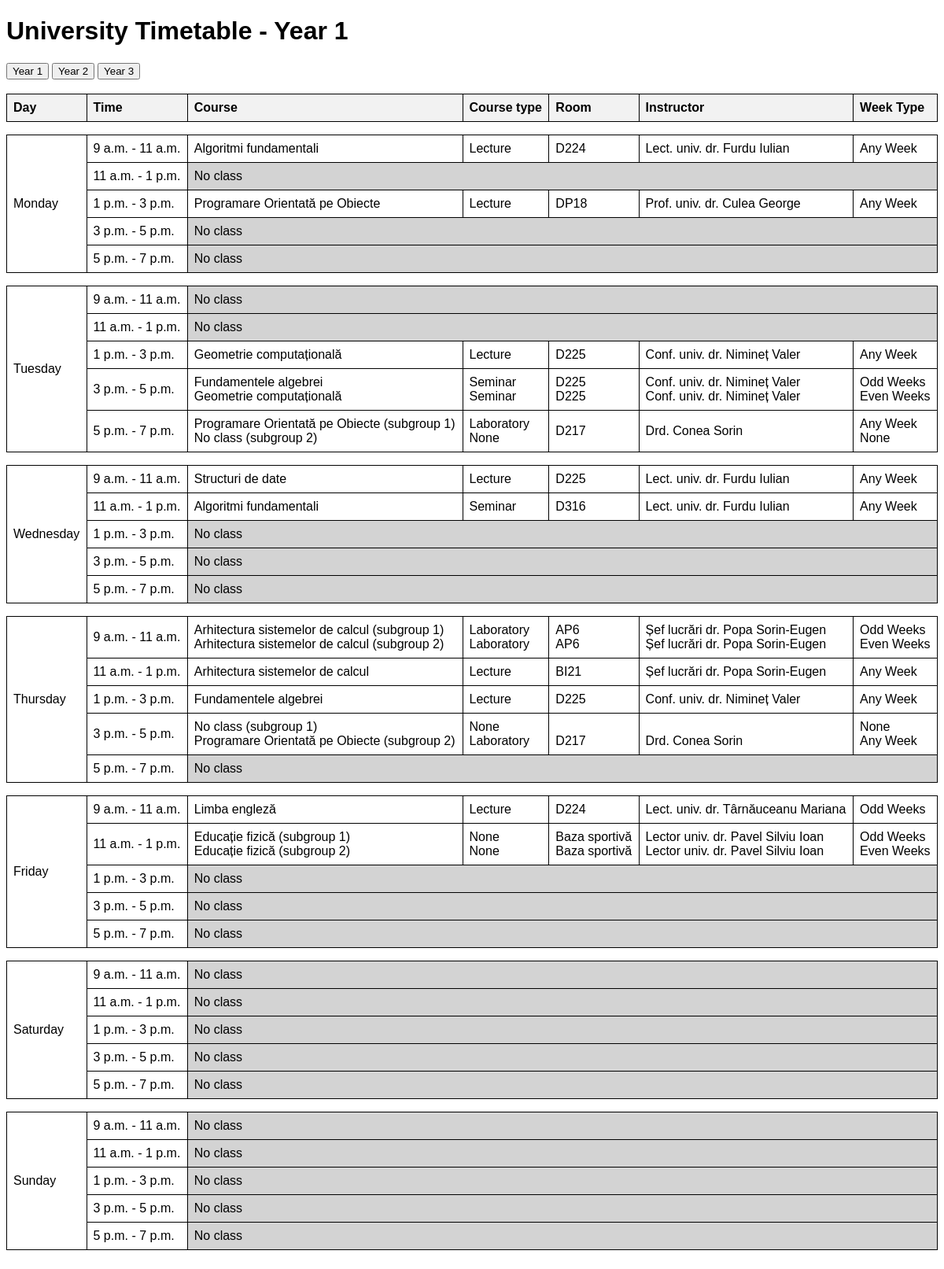
/orar/timetable/, run on an earlier commit of the app's database.
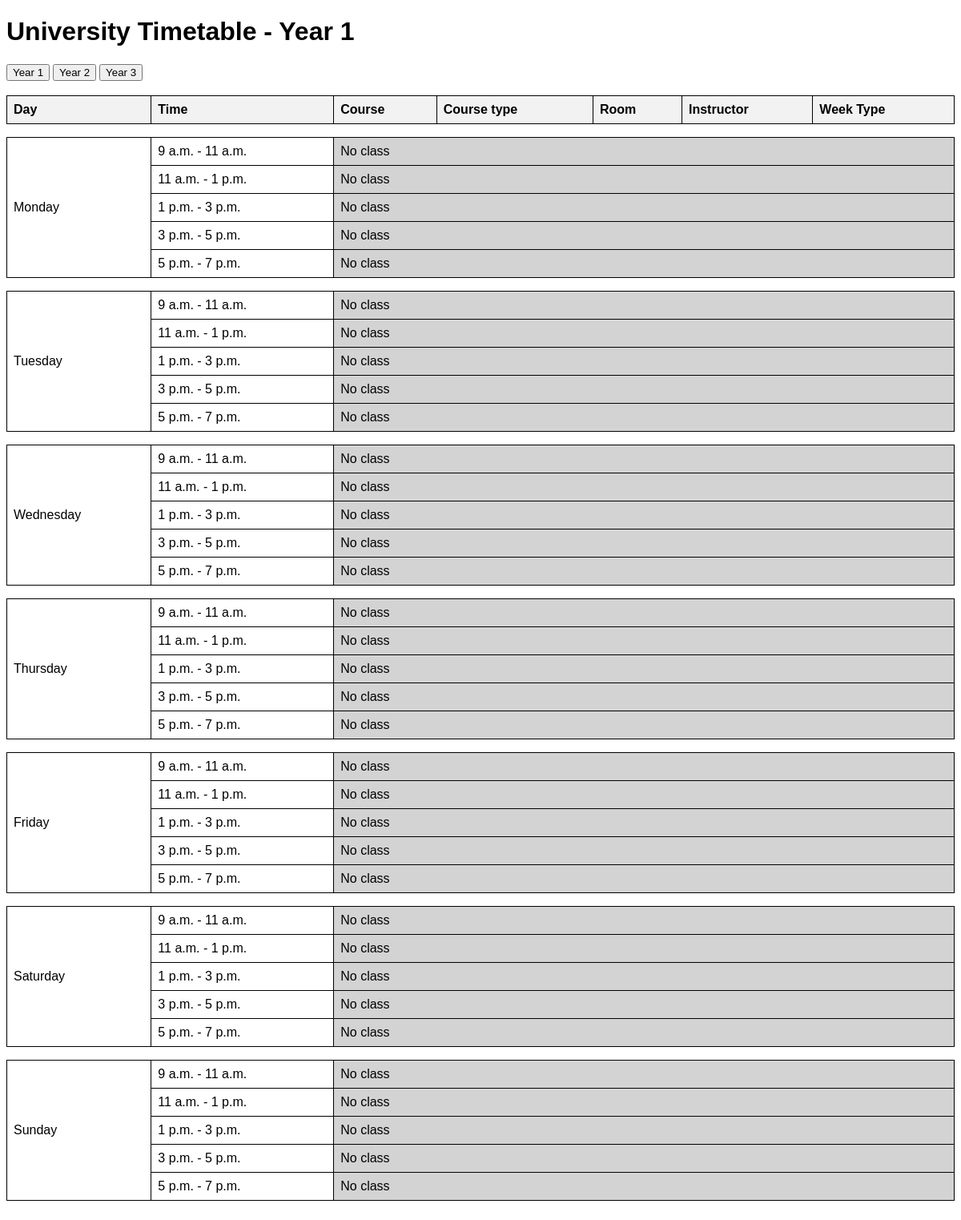
And on a later commit of the database.
### Orar/models.py (models this page shows, shortened)
class Hour(models.Model):
    start_time = models.TimeField()
    end_time = models.TimeField()

class Timetable(models.Model):
    CLASS_TYPE_CHOICES = [
        ('Single Class', 'Single Class'),
        ('Dual Class', 'Dual Class'),
        ('Different Subgroups', 'Different Subgroups'),
    ]
    DAY_CHOICES = [
        ('Monday', 'Monday'),
        ('Tuesday', 'Tuesday'),
        ('Wednesday', 'Wednesday'),
        ('Thursday', 'Thursday'),
        ('Friday', 'Friday'),
        ('Saturday', 'Saturday'),
        ('Sunday', 'Sunday'),
    ]
    WEEK_TYPE_CHOICES = [
        ('Odd Weeks', 'Odd Weeks'),
        ('Even Weeks', 'Even Weeks'),
        ('Any Week', 'Any Week'),
    ]
    COURSE_TYPE_CHOICES = [
        ('Lecture', 'Lecture'),
        ('Laboratory', 'Laboratory'),
        ('Seminar', 'Seminar'),
    ]
    class_type = models.CharField(max_length=20, choices=CLASS_TYPE_CHOICES, default='Single Class')
    group = models.ForeignKey(Group, on_delete=models.CASCADE)
    day = models.CharField(max_length=9, choices=DAY_CHOICES)
    hours = models.ForeignKey(Hour, on_delete=models.CASCADE)
    course = models.ForeignKey(Course, on_delete=models.CASCADE, null=True, blank=True)
    course_type = models.CharField(max_length=10, choices=COURSE_TYPE_CHOICES, null=True, blank=True)
    instructor = models.ForeignKey(Instructor, on_delete=models.CASCADE, null=True, blank=True)
    room = models.ForeignKey(Room, on_delete=models.CASCADE, null=True, blank=True)
    week_type = models.CharField(max_length=10, choices=WEEK_TYPE_CHOICES, null=True, blank=True)
    second_course = models.ForeignKey(Course, on_delete=models.CASCADE, related_name='second_course', null=True, blank=True)
    second_course_type = models.CharField(max_length=10, choices=COURSE_TYPE_CHOICES, null=True, blank=True)
    second_instructor = models.ForeignKey(Instructor, on_delete=models.CASCADE, related_name='second_instructor', null=True, blank=True)
    second_room = models.ForeignKey(Room, on_delete=models.CASCADE, related_name='second_room', null=True, blank=True)
    second_week_type = models.CharField(max_length=10, choices=WEEK_TYPE_CHOICES, null=True, blank=True)

class Course(models.Model):
    name = models.CharField(max_length=100)
    year = models.IntegerField()

class Room(models.Model):
    name = models.CharField(max_length=100)
    capacity = models.IntegerField()

class Instructor(models.Model):
    name = models.CharField(max_length=100)

### Orar/views.py (the view)
# urls.py: path('timetable/', views.timetable_view, name='timetable'),
def timetable_view(request):
    year = request.GET.get('year', 1)
    timetables = Timetable.objects.filter(Q(course__year=year) | Q(second_course__year=year))
    days = [day[0] for day in Timetable.DAY_CHOICES]
    hours = Hour.objects.all()
    return render(request, 'timetable.html', {'timetables': timetables, 'days': days, 'hours': hours, 'year': year})

### Orar/templatetags/timetable_filters.py (called while the page is built)
@register.filter
def filter_by_day(timetables, day):
    return timetables.filter(day=day)

@register.filter
def filter_by_hour(timetables, hour):
    return timetables.filter(hours__start_time=hour)

### Orar/templates/timetable.html (shortened to what this page needs)
<!DOCTYPE html>
<html>
<head>
</head>
<body>
    <h1>University Timetable - Year {{ year }}</h1>
    <div>
        <button onclick="filterByYear(1)">Year 1</button>
        <button onclick="filterByYear(2)">Year 2</button>
        <button onclick="filterByYear(3)">Year 3</button>
    </div>
    <br>
    <table>
        <tr>
            <th>Day</th>
            <th>Time</th>
            <th>Course</th>
            <th>Course type</th>
            <th>Room</th>
            <th>Instructor</th>
            <th>Week Type</th>
        </tr>
        <tr>
            <td colspan="7" style="border: 0px;"></td>
        </tr>
        {% load timetable_filters %}
        {% for day in days %}
            {% for hour in hours %}
                <tr>
                    {% if forloop.first %}
                    <td rowspan="5">{{ day }}</td>
                    {% endif %}
                    <td>{{ hour.start_time }} - {{ hour.end_time }}</td>
                    {% with timetables|filter_by_day:day|filter_by_hour:hour.start_time as filtered_timetables %}
                        {% if filtered_timetables %}
                            {% for timetable in filtered_timetables %}
                                <td>
                                    {% if timetable.class_type == 'Dual Class' %}
                                        {{ timetable.course.name }} <br> {{ timetable.second_course.name }}
                                    {% elif timetable.class_type == 'Different Subgroups' %}
                                        {% if timetable.course %}
                                            {{ timetable.course.name }} (subgroup 1)
                                        {% else %}
                                            No class (subgroup 1)
                                        {% endif %}
                                        {% if timetable.second_course %}
                                            <br>{{ timetable.second_course.name }} (subgroup 2)
                                        {% else %}
                                            <br>No class (subgroup 2)
                                        {% endif %}
                                    {% else %}
                                        {{ timetable.course.name }}
                                    {% endif %}
                                </td>
                                <td>
                                    {% if timetable.class_type == 'Dual Class' %}
                                        {{ timetable.course_type }} <br> {{ timetable.second_course_type }}
                                    {% elif timetable.class_type == 'Different Subgroups' %}
                                        {{ timetable.course_type }} <br> {{ timetable.second_course_type }}
                                    {% else %}
                                        {{ timetable.course_type }}
                                    {% endif %}
                                </td>
                                <td>
                                    {% if timetable.class_type == 'Dual Class' %}
                                        {{ timetable.room.name }} <br> {{ timetable.second_room.name }}
                                    {% elif timetable.class_type == 'Different Subgroups' %}
                                        {{ timetable.room.name }} <br> {{ timetable.second_room.name }}
                                    {% else %}
                                        {{ timetable.room.name }}
                                    {% endif %}
                                </td>
                                <td>
                                    {% if timetable.class_type == 'Dual Class' %}
                                        {{ timetable.instructor.name }} <br> {{ timetable.second_instructor.name }}
                                    {% elif timetable.class_type == 'Different Subgroups' %}
                                        {{ timetable.instructor.name }} <br> {{ timetable.second_instructor.name }}
                                    {% else %}
                                        {{ timetable.instructor.name }}
                                    {% endif %}
                                </td>
                                <td>
                                    {% if timetable.class_type == 'Dual Class' %}
                                        {{ timetable.week_type }} <br> {{ timetable.second_week_type }}
                                    {% elif timetable.class_type == 'Different Subgroups' %}
                                        {{ timetable.week_type }} <br> {{ timetable.second_week_type }}
                                    {% else %}
                                        {{ timetable.week_type }}
                                    {% endif %}
                                </td>
                            {% endfor %}
                        {% else %}
                            <td colspan="5" style="background-color: lightgray;">No class</td>
                        {% endif %}
                    {% endwith %}
                </tr>
            {% endfor %}
            <tr>
                <td colspan="7" style="border: 0px;"></td>
            </tr>
        {% endfor %}
    </table>
</body>
</html>

### Orar/templates/timetable.html (style rules this page uses)
h1 { font-family: Arial, Helvetica, sans-serif; }
table { width: 100%; border-collapse: collapse; font-family: Arial, Helvetica, sans-serif; empty-cells: hide; }
th, td { border: 1px solid black; padding: 8px; text-align: left; }
th { background-color: #f2f2f2; }

What changed in the data, as far as the page shows it:
removed Timetable: course.name "Algoritmi fundamentali", course_type "Lecture", room.name "D224", instructor.name "Lect. univ. dr. Furdu Iulian", week_type "Any Week", shown under Hour (number 1 of 5 on the later page)
removed Timetable: course.name "Programare Orientată pe Obiecte", course_type "Lecture", room.name "DP18", instructor.name "Prof. univ. dr. Culea George", week_type "Any Week", shown under Hour (number 3 of 5 on the later page)
removed Timetable: course.name "Geometrie computațională", course_type "Lecture", room.name "D225", instructor.name "Conf. univ. dr. Nimineț Valer", week_type "Any Week", shown under Hour (number 3 of 5 on the later page)
removed Timetable: course.name "Fundamentele algebrei", second_course.name "Geometrie computațională", course_type "Seminar", second_course_type "Seminar", room.name "D225", second_room.name "D225", instructor.name "Conf. univ. dr. Nimineț Valer", second_instructor.name "Conf. univ. dr. Nimineț Valer", week_type "Odd Weeks", second_week_type "Even Weeks", shown under Hour (number 4 of 5 on the later page)
removed Timetable: course.name "Programare Orientată pe Obiecte", shows "No class (subgroup 2)", course_type "Laboratory", second_course_type "None", room.name "D217", instructor.name "Drd. Conea Sorin", week_type "Any Week", second_week_type "None", shown under Hour (number 5 of 5 on the later page)
removed Timetable: course.name "Structuri de date", course_type "Lecture", room.name "D225", instructor.name "Lect. univ. dr. Furdu Iulian", week_type "Any Week", shown under Hour (number 1 of 5 on the later page)
removed Timetable: course.name "Algoritmi fundamentali", course_type "Seminar", room.name "D316", instructor.name "Lect. univ. dr. Furdu Iulian", week_type "Any Week", shown under Hour (number 2 of 5 on the later page)
removed Timetable: course.name "Arhitectura sistemelor de calcul", second_course.name "Arhitectura sistemelor de calcul", course_type "Laboratory", second_course_type "Laboratory", room.name "AP6", second_room.name "AP6", instructor.name "Șef lucrări dr. Popa Sorin-Eugen", second_instructor.name "Șef lucrări dr. Popa Sorin-Eugen", week_type "Odd Weeks", second_week_type "Even Weeks", shown under Hour (number 1 of 5 on the later page)
removed Timetable: course.name "Arhitectura sistemelor de calcul", course_type "Lecture", room.name "BI21", instructor.name "Șef lucrări dr. Popa Sorin-Eugen", week_type "Any Week", shown under Hour (number 2 of 5 on the later page)
removed Timetable: course.name "Fundamentele algebrei", course_type "Lecture", room.name "D225", instructor.name "Conf. univ. dr. Nimineț Valer", week_type "Any Week", shown under Hour (number 3 of 5 on the later page)
removed Timetable: shows "No class (subgroup 1)", second_course.name "Programare Orientată pe Obiecte", course_type "None", second_course_type "Laboratory", second_room.name "D217", second_instructor.name "Drd. Conea Sorin", week_type "None", second_week_type "Any Week", shown under Hour (number 4 of 5 on the later page)
removed Timetable: course.name "Limba engleză", course_type "Lecture", room.name "D224", instructor.name "Lect. univ. dr. Târnăuceanu Mariana", week_type "Odd Weeks", shown under Hour (number 1 of 5 on the later page)
removed Timetable: course.name "Educație fizică", second_course.name "Educație fizică", course_type "None", second_course_type "None", room.name "Baza sportivă", second_room.name "Baza sportivă", instructor.name "Lector univ. dr. Pavel Silviu Ioan", second_instructor.name "Lector univ. dr. Pavel Silviu Ioan", week_type "Odd Weeks", second_week_type "Even Weeks", shown under Hour (number 2 of 5 on the later page)
Also different on the page:
new list line: "No class"
